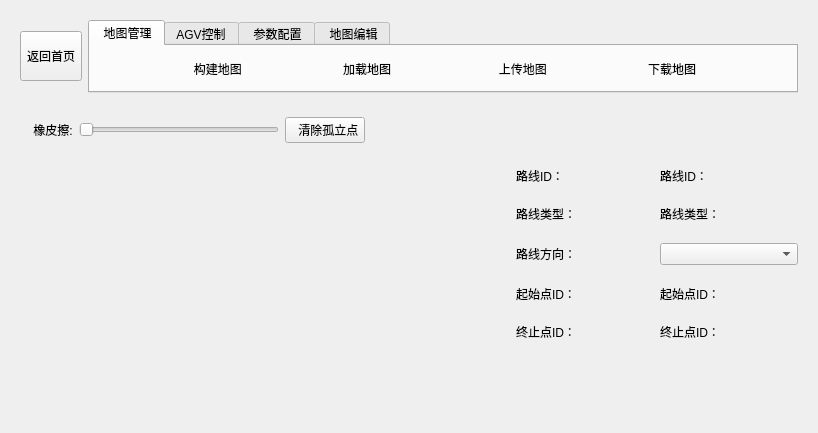
<?xml version="1.0" encoding="UTF-8"?>
<ui version="4.0">
 <class>CAGVWidget</class>
 <widget class="QWidget" name="CAGVWidget">
  <property name="geometry">
   <rect>
    <x>0</x>
    <y>0</y>
    <width>818</width>
    <height>397</height>
   </rect>
  </property>
  <property name="maximumSize">
   <size>
    <width>16777215</width>
    <height>16777215</height>
   </size>
  </property>
  <property name="windowTitle">
   <string>Form</string>
  </property>
  <layout class="QGridLayout" name="gridLayout_2">
   <item row="2" column="0">
    <layout class="QHBoxLayout" name="horizontalLayout">
     <item>
      <widget class="QWidget" name="widget_MapView" native="true"/>
     </item>
     <item>
      <spacer name="horizontalSpacer">
       <property name="orientation">
        <enum>Qt::Horizontal</enum>
       </property>
       <property name="sizeType">
        <enum>QSizePolicy::Fixed</enum>
       </property>
       <property name="sizeHint" stdset="0">
        <size>
         <width>40</width>
         <height>20</height>
        </size>
       </property>
      </spacer>
     </item>
     <item>
      <widget class="QStackedWidget" name="stackedWidget_Info">
       <property name="minimumSize">
        <size>
         <width>300</width>
         <height>0</height>
        </size>
       </property>
       <property name="maximumSize">
        <size>
         <width>200</width>
         <height>16777215</height>
        </size>
       </property>
       <property name="currentIndex">
        <number>2</number>
       </property>
       <widget class="QWidget" name="stackedWidget_InfoPage1">
        <layout class="QGridLayout" name="gridLayout_3">
         <property name="verticalSpacing">
          <number>20</number>
         </property>
         <item row="1" column="0">
          <widget class="QLabel" name="label_2">
           <property name="text">
            <string>地图宽：</string>
           </property>
          </widget>
         </item>
         <item row="1" column="1">
          <widget class="QLabel" name="label_map_width">
           <property name="text">
            <string>地图宽:</string>
           </property>
          </widget>
         </item>
         <item row="0" column="1">
          <widget class="QLabel" name="label_map_name">
           <property name="text">
            <string>地图名称：</string>
           </property>
          </widget>
         </item>
         <item row="2" column="1">
          <widget class="QLabel" name="label_map_height">
           <property name="text">
            <string>地图高:</string>
           </property>
          </widget>
         </item>
         <item row="0" column="0">
          <widget class="QLabel" name="label_4">
           <property name="text">
            <string>地图名称：</string>
           </property>
          </widget>
         </item>
         <item row="3" column="0">
          <widget class="QLabel" name="label_1">
           <property name="text">
            <string>地图分辨率：</string>
           </property>
          </widget>
         </item>
         <item row="3" column="1">
          <widget class="QLabel" name="label_map_resolution">
           <property name="text">
            <string>地图分辨率：</string>
           </property>
          </widget>
         </item>
         <item row="2" column="0">
          <widget class="QLabel" name="label_3">
           <property name="text">
            <string>地图高：</string>
           </property>
          </widget>
         </item>
         <item row="4" column="0">
          <spacer name="verticalSpacer">
           <property name="orientation">
            <enum>Qt::Vertical</enum>
           </property>
           <property name="sizeHint" stdset="0">
            <size>
             <width>20</width>
             <height>40</height>
            </size>
           </property>
          </spacer>
         </item>
        </layout>
       </widget>
       <widget class="QWidget" name="page_3">
        <layout class="QGridLayout" name="gridLayout_5">
         <property name="verticalSpacing">
          <number>20</number>
         </property>
         <item row="1" column="1">
          <widget class="QLabel" name="label_st_type">
           <property name="text">
            <string> 站点类型：</string>
           </property>
          </widget>
         </item>
         <item row="4" column="1">
          <widget class="QLabel" name="label_st_worldx">
           <property name="text">
            <string>x：</string>
           </property>
          </widget>
         </item>
         <item row="6" column="1">
          <widget class="QLabel" name="label_st_angle">
           <property name="text">
            <string>朝向角：</string>
           </property>
          </widget>
         </item>
         <item row="2" column="0">
          <widget class="QLabel" name="label_7">
           <property name="text">
            <string>grid_x：</string>
           </property>
          </widget>
         </item>
         <item row="3" column="0">
          <widget class="QLabel" name="label_9">
           <property name="text">
            <string>grid_y：</string>
           </property>
          </widget>
         </item>
         <item row="4" column="0">
          <widget class="QLabel" name="label_8">
           <property name="text">
            <string>world_x：</string>
           </property>
          </widget>
         </item>
         <item row="0" column="0">
          <widget class="QLabel" name="label_5">
           <property name="text">
            <string> 站点ID：</string>
           </property>
          </widget>
         </item>
         <item row="6" column="0">
          <widget class="QLabel" name="label_11">
           <property name="text">
            <string>朝向角：</string>
           </property>
          </widget>
         </item>
         <item row="0" column="1">
          <widget class="QLabel" name="label_st_id">
           <property name="text">
            <string> 站点ID：</string>
           </property>
          </widget>
         </item>
         <item row="1" column="0">
          <widget class="QLabel" name="label_14">
           <property name="text">
            <string> 站点类型：</string>
           </property>
          </widget>
         </item>
         <item row="2" column="1">
          <widget class="QLabel" name="label_st_x">
           <property name="text">
            <string>x：</string>
           </property>
          </widget>
         </item>
         <item row="3" column="1">
          <widget class="QLabel" name="label_st_y">
           <property name="text">
            <string>y：</string>
           </property>
          </widget>
         </item>
         <item row="7" column="0">
          <spacer name="verticalSpacer_2">
           <property name="orientation">
            <enum>Qt::Vertical</enum>
           </property>
           <property name="sizeHint" stdset="0">
            <size>
             <width>20</width>
             <height>40</height>
            </size>
           </property>
          </spacer>
         </item>
         <item row="5" column="0">
          <widget class="QLabel" name="label_10">
           <property name="text">
            <string>world_y：</string>
           </property>
          </widget>
         </item>
         <item row="5" column="1">
          <widget class="QLabel" name="label_st_worldy">
           <property name="text">
            <string>x：</string>
           </property>
          </widget>
         </item>
        </layout>
       </widget>
       <widget class="QWidget" name="page_4">
        <layout class="QGridLayout" name="gridLayout_4">
         <property name="verticalSpacing">
          <number>20</number>
         </property>
         <item row="0" column="0">
          <widget class="QLabel" name="label_13">
           <property name="text">
            <string>路线ID：</string>
           </property>
          </widget>
         </item>
         <item row="3" column="1">
          <widget class="QLabel" name="label_path_startid">
           <property name="text">
            <string>起始点ID：</string>
           </property>
          </widget>
         </item>
         <item row="4" column="0">
          <widget class="QLabel" name="label_17">
           <property name="text">
            <string>终止点ID：</string>
           </property>
          </widget>
         </item>
         <item row="3" column="0">
          <widget class="QLabel" name="label_15">
           <property name="text">
            <string>起始点ID：</string>
           </property>
          </widget>
         </item>
         <item row="1" column="1">
          <widget class="QLabel" name="label_path_type">
           <property name="text">
            <string>路线类型：</string>
           </property>
          </widget>
         </item>
         <item row="1" column="0">
          <widget class="QLabel" name="label_19">
           <property name="text">
            <string>路线类型：</string>
           </property>
          </widget>
         </item>
         <item row="4" column="1">
          <widget class="QLabel" name="label_path_endid">
           <property name="text">
            <string>终止点ID：</string>
           </property>
          </widget>
         </item>
         <item row="0" column="1">
          <widget class="QLabel" name="label_path_ID">
           <property name="text">
            <string>路线ID：</string>
           </property>
          </widget>
         </item>
         <item row="5" column="0">
          <spacer name="verticalSpacer_3">
           <property name="orientation">
            <enum>Qt::Vertical</enum>
           </property>
           <property name="sizeHint" stdset="0">
            <size>
             <width>20</width>
             <height>40</height>
            </size>
           </property>
          </spacer>
         </item>
         <item row="2" column="0">
          <widget class="QLabel" name="label_20">
           <property name="text">
            <string>路线方向：</string>
           </property>
          </widget>
         </item>
         <item row="2" column="1">
          <widget class="QComboBox" name="comb_direct"/>
         </item>
        </layout>
       </widget>
      </widget>
     </item>
    </layout>
   </item>
   <item row="0" column="0">
    <widget class="QWidget" name="widget" native="true">
     <property name="maximumSize">
      <size>
       <width>16777215</width>
       <height>100</height>
      </size>
     </property>
     <layout class="QGridLayout" name="gridLayout">
      <item row="0" column="1">
       <widget class="QTabWidget" name="tabWidget">
        <property name="styleSheet">
         <string notr="true"/>
        </property>
        <property name="currentIndex">
         <number>0</number>
        </property>
        <widget class="QWidget" name="tab_MapManager">
         <attribute name="title">
          <string> 地图管理</string>
         </attribute>
         <layout class="QHBoxLayout" name="horizontalLayout_2">
          <item>
           <widget class="QToolButton" name="toolButton_scanmap">
            <property name="styleSheet">
             <string notr="true"/>
            </property>
            <property name="text">
             <string>  构建地图</string>
            </property>
            <property name="toolButtonStyle">
             <enum>Qt::ToolButtonTextUnderIcon</enum>
            </property>
            <property name="autoRaise">
             <bool>true</bool>
            </property>
            <property name="arrowType">
             <enum>Qt::NoArrow</enum>
            </property>
           </widget>
          </item>
          <item>
           <widget class="QToolButton" name="toolButton_LoadMap">
            <property name="styleSheet">
             <string notr="true"/>
            </property>
            <property name="text">
             <string>加载地图</string>
            </property>
            <property name="toolButtonStyle">
             <enum>Qt::ToolButtonTextUnderIcon</enum>
            </property>
            <property name="autoRaise">
             <bool>true</bool>
            </property>
            <property name="arrowType">
             <enum>Qt::NoArrow</enum>
            </property>
           </widget>
          </item>
          <item>
           <widget class="QToolButton" name="toolButton_UpMap">
            <property name="enabled">
             <bool>true</bool>
            </property>
            <property name="styleSheet">
             <string notr="true"/>
            </property>
            <property name="text">
             <string>  上传地图</string>
            </property>
            <property name="toolButtonStyle">
             <enum>Qt::ToolButtonTextUnderIcon</enum>
            </property>
            <property name="autoRaise">
             <bool>true</bool>
            </property>
            <property name="arrowType">
             <enum>Qt::NoArrow</enum>
            </property>
           </widget>
          </item>
          <item>
           <widget class="QToolButton" name="toolButton_DownMap">
            <property name="styleSheet">
             <string notr="true"/>
            </property>
            <property name="text">
             <string>下载地图</string>
            </property>
            <property name="toolButtonStyle">
             <enum>Qt::ToolButtonTextUnderIcon</enum>
            </property>
            <property name="autoRaise">
             <bool>true</bool>
            </property>
            <property name="arrowType">
             <enum>Qt::NoArrow</enum>
            </property>
           </widget>
          </item>
         </layout>
        </widget>
        <widget class="QWidget" name="tab_AGVControl">
         <attribute name="title">
          <string>AGV控制</string>
         </attribute>
         <layout class="QHBoxLayout" name="horizontalLayout_3">
          <item>
           <widget class="QToolButton" name="toolButton_5">
            <property name="styleSheet">
             <string notr="true"/>
            </property>
            <property name="text">
             <string> 重定位</string>
            </property>
            <property name="toolButtonStyle">
             <enum>Qt::ToolButtonTextUnderIcon</enum>
            </property>
            <property name="autoRaise">
             <bool>true</bool>
            </property>
            <property name="arrowType">
             <enum>Qt::NoArrow</enum>
            </property>
           </widget>
          </item>
          <item>
           <widget class="QToolButton" name="btnGoToStation">
            <property name="styleSheet">
             <string notr="true"/>
            </property>
            <property name="text">
             <string>站点导航</string>
            </property>
            <property name="toolButtonStyle">
             <enum>Qt::ToolButtonTextUnderIcon</enum>
            </property>
            <property name="autoRaise">
             <bool>true</bool>
            </property>
            <property name="arrowType">
             <enum>Qt::NoArrow</enum>
            </property>
           </widget>
          </item>
          <item>
           <widget class="QToolButton" name="toolButton_ManualControl">
            <property name="styleSheet">
             <string notr="true"/>
            </property>
            <property name="text">
             <string>手动控制</string>
            </property>
            <property name="toolButtonStyle">
             <enum>Qt::ToolButtonTextUnderIcon</enum>
            </property>
            <property name="autoRaise">
             <bool>true</bool>
            </property>
            <property name="arrowType">
             <enum>Qt::NoArrow</enum>
            </property>
           </widget>
          </item>
         </layout>
        </widget>
        <widget class="QWidget" name="tab_AGVParam">
         <attribute name="title">
          <string> 参数配置</string>
         </attribute>
         <layout class="QHBoxLayout" name="horizontalLayout_4">
          <item>
           <widget class="QToolButton" name="toolButton_14">
            <property name="styleSheet">
             <string notr="true"/>
            </property>
            <property name="text">
             <string>AGV参数配置</string>
            </property>
            <property name="toolButtonStyle">
             <enum>Qt::ToolButtonTextUnderIcon</enum>
            </property>
            <property name="autoRaise">
             <bool>true</bool>
            </property>
            <property name="arrowType">
             <enum>Qt::NoArrow</enum>
            </property>
           </widget>
          </item>
         </layout>
        </widget>
        <widget class="QWidget" name="tab_MapEdit">
         <attribute name="title">
          <string> 地图编辑</string>
         </attribute>
         <layout class="QHBoxLayout" name="horizontalLayout_8">
          <item>
           <widget class="QToolButton" name="toolButton_pointer">
            <property name="styleSheet">
             <string notr="true"/>
            </property>
            <property name="text">
             <string> &lt;箭头&gt;</string>
            </property>
            <property name="toolButtonStyle">
             <enum>Qt::ToolButtonTextUnderIcon</enum>
            </property>
            <property name="autoRaise">
             <bool>true</bool>
            </property>
            <property name="arrowType">
             <enum>Qt::NoArrow</enum>
            </property>
           </widget>
          </item>
          <item>
           <widget class="QToolButton" name="toolButton_station">
            <property name="styleSheet">
             <string notr="true"/>
            </property>
            <property name="text">
             <string> 站点</string>
            </property>
            <property name="toolButtonStyle">
             <enum>Qt::ToolButtonTextUnderIcon</enum>
            </property>
            <property name="autoRaise">
             <bool>true</bool>
            </property>
            <property name="arrowType">
             <enum>Qt::NoArrow</enum>
            </property>
           </widget>
          </item>
          <item>
           <widget class="QToolButton" name="toolButton_line">
            <property name="styleSheet">
             <string notr="true"/>
            </property>
            <property name="text">
             <string>直线</string>
            </property>
            <property name="toolButtonStyle">
             <enum>Qt::ToolButtonTextUnderIcon</enum>
            </property>
            <property name="autoRaise">
             <bool>true</bool>
            </property>
            <property name="arrowType">
             <enum>Qt::NoArrow</enum>
            </property>
           </widget>
          </item>
          <item>
           <widget class="QToolButton" name="toolButton_bezier">
            <property name="styleSheet">
             <string notr="true"/>
            </property>
            <property name="text">
             <string>   贝塞尔曲线</string>
            </property>
            <property name="toolButtonStyle">
             <enum>Qt::ToolButtonTextUnderIcon</enum>
            </property>
            <property name="autoRaise">
             <bool>true</bool>
            </property>
            <property name="arrowType">
             <enum>Qt::NoArrow</enum>
            </property>
           </widget>
          </item>
          <item>
           <widget class="QToolButton" name="toolButton_eraser">
            <property name="styleSheet">
             <string notr="true"/>
            </property>
            <property name="text">
             <string> 橡皮擦</string>
            </property>
            <property name="toolButtonStyle">
             <enum>Qt::ToolButtonTextUnderIcon</enum>
            </property>
            <property name="autoRaise">
             <bool>true</bool>
            </property>
            <property name="arrowType">
             <enum>Qt::NoArrow</enum>
            </property>
           </widget>
          </item>
          <item>
           <widget class="Line" name="line">
            <property name="orientation">
             <enum>Qt::Vertical</enum>
            </property>
           </widget>
          </item>
          <item>
           <widget class="QToolButton" name="toolButton_Del">
            <property name="styleSheet">
             <string notr="true"/>
            </property>
            <property name="text">
             <string>删除</string>
            </property>
            <property name="toolButtonStyle">
             <enum>Qt::ToolButtonTextUnderIcon</enum>
            </property>
            <property name="autoRaise">
             <bool>true</bool>
            </property>
            <property name="arrowType">
             <enum>Qt::NoArrow</enum>
            </property>
           </widget>
          </item>
          <item>
           <widget class="QToolButton" name="toolButton_SaveMap">
            <property name="styleSheet">
             <string notr="true"/>
            </property>
            <property name="text">
             <string>保存地图</string>
            </property>
            <property name="toolButtonStyle">
             <enum>Qt::ToolButtonTextUnderIcon</enum>
            </property>
            <property name="autoRaise">
             <bool>true</bool>
            </property>
            <property name="arrowType">
             <enum>Qt::NoArrow</enum>
            </property>
           </widget>
          </item>
          <item>
           <widget class="QToolButton" name="toolButton_map_check">
            <property name="styleSheet">
             <string notr="true"/>
            </property>
            <property name="text">
             <string> 地图检查</string>
            </property>
            <property name="toolButtonStyle">
             <enum>Qt::ToolButtonTextUnderIcon</enum>
            </property>
            <property name="autoRaise">
             <bool>true</bool>
            </property>
            <property name="arrowType">
             <enum>Qt::NoArrow</enum>
            </property>
           </widget>
          </item>
          <item>
           <widget class="Line" name="line_3">
            <property name="orientation">
             <enum>Qt::Vertical</enum>
            </property>
           </widget>
          </item>
          <item>
           <widget class="QToolButton" name="toolButton_undo">
            <property name="styleSheet">
             <string notr="true"/>
            </property>
            <property name="text">
             <string> 撤销</string>
            </property>
            <property name="toolButtonStyle">
             <enum>Qt::ToolButtonTextUnderIcon</enum>
            </property>
            <property name="autoRaise">
             <bool>true</bool>
            </property>
            <property name="arrowType">
             <enum>Qt::NoArrow</enum>
            </property>
           </widget>
          </item>
          <item>
           <widget class="QToolButton" name="toolButton_redo">
            <property name="styleSheet">
             <string notr="true"/>
            </property>
            <property name="text">
             <string>恢复</string>
            </property>
            <property name="toolButtonStyle">
             <enum>Qt::ToolButtonTextUnderIcon</enum>
            </property>
            <property name="autoRaise">
             <bool>true</bool>
            </property>
            <property name="arrowType">
             <enum>Qt::NoArrow</enum>
            </property>
           </widget>
          </item>
         </layout>
        </widget>
       </widget>
      </item>
      <item row="0" column="0">
       <widget class="QToolButton" name="btn_BackHome">
        <property name="minimumSize">
         <size>
          <width>0</width>
          <height>50</height>
         </size>
        </property>
        <property name="text">
         <string>返回首页</string>
        </property>
       </widget>
      </item>
     </layout>
    </widget>
   </item>
   <item row="1" column="0">
    <widget class="QStackedWidget" name="stackedWidget">
     <property name="maximumSize">
      <size>
       <width>16777215</width>
       <height>50</height>
      </size>
     </property>
     <property name="currentIndex">
      <number>0</number>
     </property>
     <widget class="QWidget" name="page">
      <layout class="QHBoxLayout" name="horizontalLayout_6">
       <item>
        <layout class="QHBoxLayout" name="horizontalLayout_5">
         <item>
          <widget class="QLabel" name="label">
           <property name="text">
            <string>    橡皮擦:</string>
           </property>
          </widget>
         </item>
         <item>
          <widget class="QSlider" name="EraserSlider">
           <property name="maximumSize">
            <size>
             <width>200</width>
             <height>16777215</height>
            </size>
           </property>
           <property name="minimum">
            <number>10</number>
           </property>
           <property name="maximum">
            <number>110</number>
           </property>
           <property name="orientation">
            <enum>Qt::Horizontal</enum>
           </property>
          </widget>
         </item>
         <item>
          <widget class="QPushButton" name="pushButton">
           <property name="text">
            <string>  清除孤立点</string>
           </property>
          </widget>
         </item>
         <item>
          <spacer name="horizontalSpacer_2">
           <property name="orientation">
            <enum>Qt::Horizontal</enum>
           </property>
           <property name="sizeHint" stdset="0">
            <size>
             <width>40</width>
             <height>20</height>
            </size>
           </property>
          </spacer>
         </item>
        </layout>
       </item>
      </layout>
     </widget>
     <widget class="QWidget" name="page_2">
      <layout class="QHBoxLayout" name="horizontalLayout_9">
       <item>
        <layout class="QHBoxLayout" name="horizontalLayout_7">
         <item>
          <widget class="QPushButton" name="pushButton_add_station">
           <property name="text">
            <string> 添加站点</string>
           </property>
          </widget>
         </item>
         <item>
          <widget class="QPushButton" name="pushButton_add_station_agv">
           <property name="text">
            <string>在AGV处添加站点</string>
           </property>
          </widget>
         </item>
         <item>
          <widget class="QPushButton" name="pushButton_mov_stationtoagv">
           <property name="text">
            <string>移动站点到AGV处</string>
           </property>
          </widget>
         </item>
         <item>
          <spacer name="horizontalSpacer_3">
           <property name="orientation">
            <enum>Qt::Horizontal</enum>
           </property>
           <property name="sizeHint" stdset="0">
            <size>
             <width>40</width>
             <height>20</height>
            </size>
           </property>
          </spacer>
         </item>
        </layout>
       </item>
      </layout>
     </widget>
    </widget>
   </item>
  </layout>
 </widget>
 <resources/>
 <connections/>
</ui>
